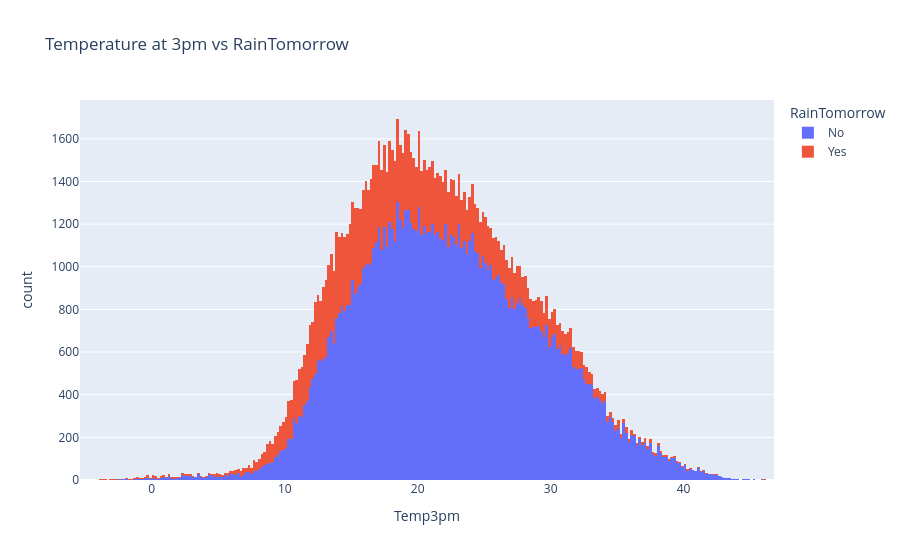

Notebook cell for this chart:
### Code cell
# Temperature at 3pm vs RainTomorrow
px.histogram(df, x= 'Temp3pm',
             title='Temperature at 3pm vs RainTomorrow',
             color='RainTomorrow',)

### Figure 1 — Plotly figure (JSON) as saved in the notebook; plotly's stock layout.template omitted (floating-point values rounded to 4 significant figures; data arrays with more than 128 entries replaced by an {"elided": "..."} marker saying what was removed)
{"data": [{"bingroup": "x", "hovertemplate": "RainTomorrow=No<br>Temp3pm=%{x}<br>count=%{y}<extra></extra>", "legendgroup": "No", "marker": {"color": "#636efa", "pattern": {"shape": ""}}, "name": "No", "orientation": "v", "showlegend": true, "type": "histogram", "x": {"elided": "109586 float values"}, "xaxis": "x", "yaxis": "y"}, {"bingroup": "x", "hovertemplate": "RainTomorrow=Yes<br>Temp3pm=%{x}<br>count=%{y}<extra></extra>", "legendgroup": "Yes", "marker": {"color": "#EF553B", "pattern": {"shape": ""}}, "name": "Yes", "orientation": "v", "showlegend": true, "type": "histogram", "x": {"elided": "31201 float values"}, "xaxis": "x", "yaxis": "y"}], "layout": {"barmode": "relative", "legend": {"title": {"text": "RainTomorrow"}, "tracegroupgap": 0}, "title": {"text": "Temperature at 3pm vs RainTomorrow"}, "xaxis": {"anchor": "y", "domain": [0, 1], "title": {"text": "Temp3pm"}}, "yaxis": {"anchor": "x", "domain": [0, 1], "title": {"text": "count"}}}}
